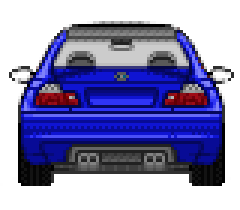
#> input picture beam_racer/car.png, 80 x 70 px (shown 3 times larger)
$ python mk_sprite.py car.png   (Python 2 division)
#> lines starting #> are read from the running program, lines starting #| are printed output that depends on the picture
''' an utility to extract raw 16bpp data from a pixmap'''
from PIL import Image # PIL  is python-imaging package on debian/ubuntu. See http://en.wikipedia.org/wiki/Python_Imaging_Library
import sys

filename =  sys.argv[1]

src = Image.open(filename)
#> src is the input picture: PIL image 80x70 RGBA; mean R, G, B, A 132.6, 131.4, 176.4, 139.3
dim = src.size
#> dim = (80, 70)
src = src.convert("RGB") # Un-paletize
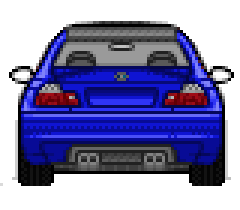
#> src: PIL image 80x70 RGB (shown 3 times larger); mean R, G, B 132.6, 131.4, 176.4

print "/* *** File : %s *** */ "%filename
print "#include <stdint.h>"
print "const uint16_t carsprite[%d][%d] = {\n"%(dim[1],dim[0]),
#| const uint16_t carsprite[70][80] = {

for y in range(dim[1]) :
	print "\n	{"
	for x in range(0, dim[0]) :
		pix = src.getpixel((x,y))
		print "0x%04x,"%((pix[0]>>3)<<10 | (pix[1]>>3)<<5 | (pix[2]>>3)),
		if (x%16)==15 : print "\n   ",
	print "\n },"

print "\n };"
